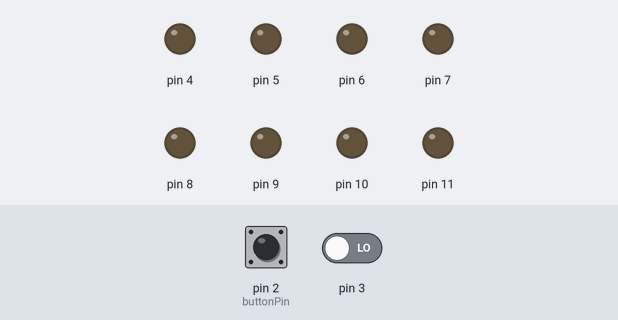
A sketch run on a simulated Arduino Uno, built with avr-gcc and run on an emulated ATmega328P. Parts: output pins drawn as LEDs (lit = HIGH). Dashed ring = blinking. The test bench sets the inputs (shaded band); at power-on: pin 2 (buttonPin) LOW, pin 3 LOW.

Above: at 1.2 s.
1.3 s: pin 2 (buttonPin) pulled HIGH for 0.15 s
At 1.31 s:
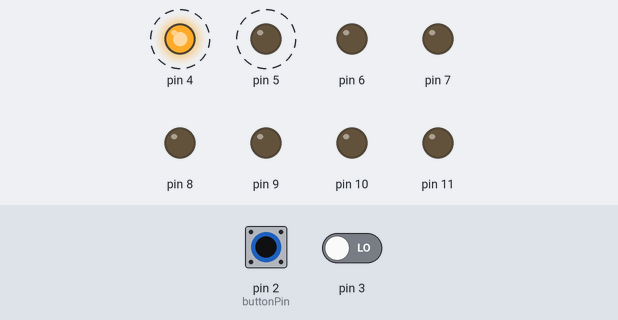
At 1.82 s:
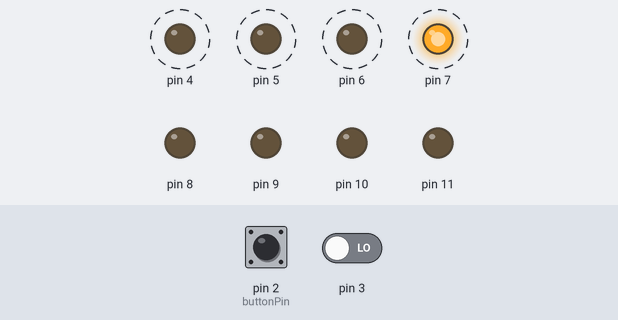
Timing chart, 0 to 10.3 s (numbered marks = the images above; inputs shaded):
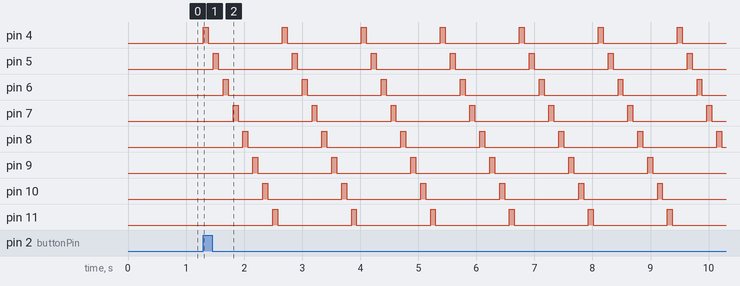

The sketch:

Ej5_SecuencialLed.ino
```cpp
int buttonPin=2;
volatile int ISRCounter = 3;
long timeCounter = 0;
const int timeThreshold = 140;
int buttonState;
int  T = 85;

void setup()
{
         for (int i = 4; i < 12; i++){
         pinMode (i, OUTPUT); }
 attachInterrupt(digitalPinToInterrupt(2), debounce, RISING);
 attachInterrupt(digitalPinToInterrupt(3), debounce1, RISING);
}
void loop ()
{
  if(ISRCounter==0){
          for (int i = 4; i < 12; i++)
{
digitalWrite(i , HIGH) ;
delay (T);
digitalWrite (i, LOW);
delay (T);
}
  }
  if(ISRCounter==1){
          for (int i = 12; i > 3; i=i-1)
{
digitalWrite(i , HIGH) ;
delay (T);
digitalWrite (i, LOW);
delay (T);}
}
}
 void debounce()
{
  if (millis() > timeCounter + timeThreshold)
   {
      ISRCounter=0;
      timeCounter = millis();
   }
}
 void debounce1()
{
  if (millis() > timeCounter + timeThreshold)
   {
      ISRCounter=1;
      timeCounter = millis();
   }
}
```

Measured:
- after the input at 1.3 s, pin 4: alternates HIGH for 0.09 s and LOW for 1.3 s, starting at once; pin 5: alternates HIGH for 0.09 s and LOW for 1.3 s, starting after 0.17 s
